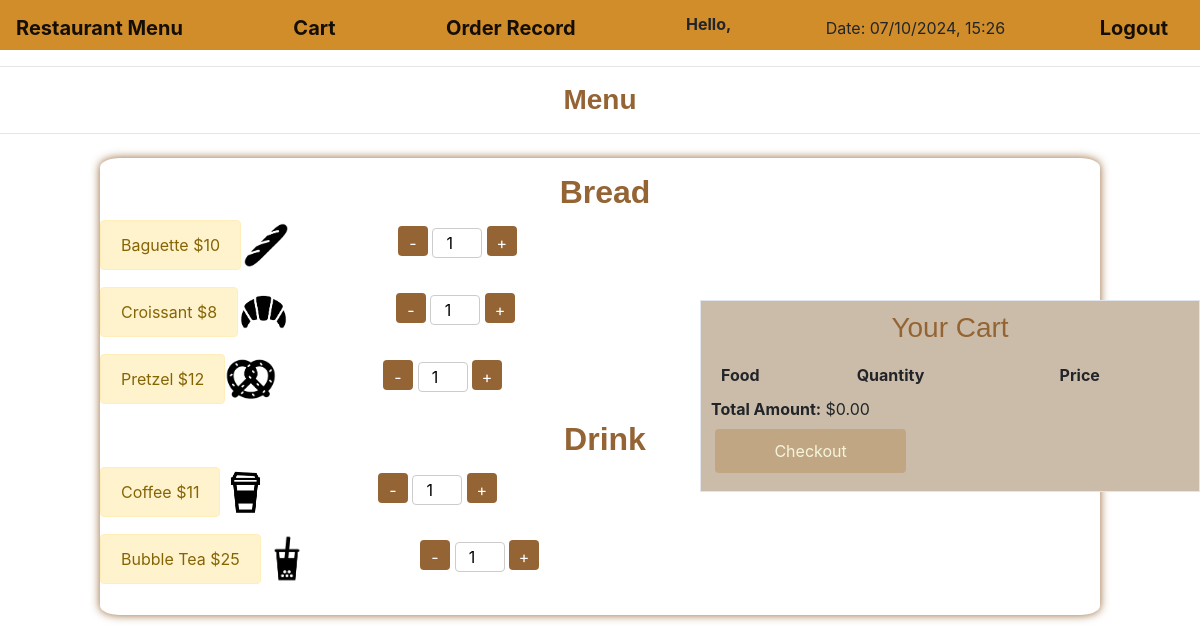
Screenshot of /ITP4506-CA-B05/Customer_Main_More_Page.php?r_ID=r0000002 with the database file from the repository.
### tables this page shows
CREATE TABLE `food` (
  `f_ID` varchar(8) NOT NULL,
  `f_Name` varchar(45) NOT NULL,
  `f_Image` varchar(255) DEFAULT NULL,
  `f_Type` varchar(45) NOT NULL,
  `f_Price` int NOT NULL,
  `f_descriptions` varchar(255) DEFAULT NULL,
  `r_ID` varchar(8) NOT NULL,
  `active` tinyint(1) NOT NULL DEFAULT '1',
  PRIMARY KEY (`f_ID`)
);

### ITP4506-CA-B05/Controller.php (called while the page is built, shortened)
<?php
    require 'Database.php';
    require 'model/food.php';
    require 'model/menu.php';
    function getTypeByResturant($r_ID)
    {
        global $conn;
        $MenuList = array();
        $sql = "SELECT f_Type FROM food WHERE r_ID = '" . $r_ID . "' and active = 1 group by f_Type";
        $rs = mysqli_query($conn, $sql) or die(mysqli_error($conn));
        while ($rc = mysqli_fetch_array($rs)) {
            $menu = new menu($rc['f_Type'], getFoodsByType($rc['f_Type'], $r_ID));
            array_push($MenuList, $menu);
        }
        return $MenuList;
    }
    function getFoodsByType($type, $r_ID)
    {
        global $conn;
        $FoodList = array();
        $sql = "SELECT * FROM food WHERE  r_ID = '" . $r_ID . "' and f_Type = '" . $type . "' and active = 1";
        $rs = mysqli_query($conn, $sql) or die(mysqli_error($conn));
        while ($rc = mysqli_fetch_array($rs)) {
            $food = new food($rc['f_ID'], $rc['f_Name'], $rc['f_Image'], $rc['f_Type'], $rc['f_Price'], $rc['f_descriptions'], $rc['r_ID']);
            array_push($FoodList, $food);
        }
        return $FoodList;
    }
?>

### ITP4506-CA-B05/model/menu.php (called while the page is built, shortened)
<?php
class menu
{
  public function __construct($type, $foods = array())
  {
    $this->type = $type;
    $this->foods = $foods;
  }
}
?>

### ITP4506-CA-B05/model/food.php (called while the page is built, shortened)
<?php
class food
{
    public function __construct($f_ID, $f_Name, $f_Image, $f_Type, $f_Price, $f_descriptions, $r_ID)
    {
        $this->f_ID = $f_ID;
        $this->f_Name = $f_Name;
        $this->f_Image = $f_Image;
        $this->f_Price = $f_Price;
        $this->r_ID = $r_ID;
    }
}
?>

### ITP4506-CA-B05/Customer_Main_More_Page.php (the view, shortened to what this page needs)
<!DOCTYPE html>
<html lang="en">
<?php
    require 'Controller.php';
    if (isset($_GET["r_ID"])) {
        $types = getTypeByResturant($_GET["r_ID"]);
    }
?>
<head>
    <link rel="stylesheet" href="https://cdn.jsdelivr.net/npm/bootstrap@4.0.0/dist/css/bootstrap.min.css">
    <link rel="stylesheet" href="./style/nav.css">
    <link rel="stylesheet" href="./style/Customer_Main_More_Page.css">
</head>
<body>
    <center>
        <nav class="navbar navbar-light bg-light">
            <a class="navbar-brand" href="./Customer_Main_Page.php"><b>Restaurant Menu</b></a>
            <a class="navbar-brand" href="./Customer_Second_Page.php"><b>Cart</b></a>
            <a class="navbar-brand" href="./Customer_Third_Page.php"><b>Order Record</b></a>
            <label id="username"><b><?php echo "Hello, " . $_SESSION['user']->user_Name ?></b></label>
            <div id="datetime-display" class="datetime"><b>Date: </b></div>
            <div class="nav-right"><a class="navbar-brand" href="./Login.php"><b>Logout</b></a></div>
        </nav>
    </center>
    <center><hr><h3><b>Menu</b></h3><hr></center>
    <center>
    <div class="fieldset">
        <?php
            foreach ($types as $type) {
        ?>
        <h2><b><?php echo $type->type ?></b></h2>
        <div class="row">
            <?php
                foreach ($type->foods as $food) {
            ?>
            <div class="col-11"></div>
            <div class="alert alert-warning" role="alert">
                <?php echo $food->f_Name ?>
                $<?php echo $food->f_Price ?>
            </div>
            <div>
                <img class="card-img-top" src="picture/<?php echo $food->f_Image?>" width="50px" height="50px">
            </div>
            <div class="col-4">
                <button class="minus-btn" onclick="deleteQuantity('<?php echo $food->f_ID ?>','<?php echo $food->f_Name ?>','<?php echo $food->f_Price ?>','<?php echo $food->r_ID ?>')">-</button>
                <input class="quantity-input" type="number" value="1" min="0">
                <button class="plus-btn" onclick="addQuantity('<?php echo $food->f_ID ?>','<?php echo $food->f_Name ?>','<?php echo $food->f_Price ?>','<?php echo $food->r_ID ?>')">+</button>
            </div>
            <?php
                }
            ?>
        </div>
        <?php
            }
        ?>
    </div>
    </center>
    <br><br>
    <div class="cart">
        <h3>Your Cart</h3>
        <table>
            <thead>
                <tr>
                    <th>Food </th>
                    <th>Quantity</th>
                    <th>Price</th>
                </tr>
            </thead>
        </table>
        <div>
            <strong>Total Amount:</strong>
            <span id="orderTotal">$0.00</span>
        </div>
        <a href="./Customer_Second_Page.php" class="btn">Checkout</a>
    </div>
</body>
</html>

### ITP4506-CA-B05/style/nav.css (style rules this page uses)
.navbar { background-color: #d18d2a !important; height: 50px; }

### ITP4506-CA-B05/style/Customer_Main_More_Page.css (style rules this page uses)
input { width: 100%; padding: 8px 20px; margin: 8px 0; box-sizing: border-box; border: 2px solid #eacc9a; border-radius: 4px; }
.btn, .checkout-btn { width: 40%; background-color: #c1a683; color: beige; padding: 10px 5px; margin: 8px 4px; border: none; border-radius: 4px; }
h2 { margin-left: 20px; margin-right: auto; font-family: 'Gill Sans', 'Gill Sans MT', Calibri, 'Trebuchet MS', sans-serif; color: #946434; font: optional bold; margin-left: 10px; }
h3 { font-family: 'Gill Sans', 'Gill Sans MT', Calibri, 'Trebuchet MS', sans-serif; color: #946434; font: optional bold; text-align: center; }
.fieldset { margin-top: 2%; padding: 15px; background-color: white; width: 1000px; border: none; border-radius: 2%; box-shadow: 0 0 10px #946434; height: auto; }
.cart { position: fixed; top: 300px; right: 0; width: 500px; max-height: 300px; padding: 10px; background-color: #cbbca9; border: 1px solid #e2e6ea; overflow-y: auto; display: grid; }
.quantity-input { width: 50px; height: 30px; padding: 5px; text-align: center; border: 1px solid #ccc; border-radius: 4px; }
.minus-btn, .plus-btn { width: 30px; height: 30px; text-align: center; background-color: #946434; color: #fff; border: none; padding: 5px 8px; border-radius: 4px; cursor: pointer; transition: background-color 0.3s ease; }
th, td { padding: 10px; }

### rows the page displays
food: f_Name "Baguette", f_Price "10", f_Image (picture)
food: f_Name "Croissant", f_Price "8", f_Image (picture)
food: f_Name "Pretzel", f_Price "12", f_Image (picture)
food: f_Name "Coffee", f_Price "11", f_Image (picture)
food: f_Name "Bubble Tea", f_Price "25", f_Image (picture)

### other values shown
$type->type "Bread"
$type->type "Drink"
